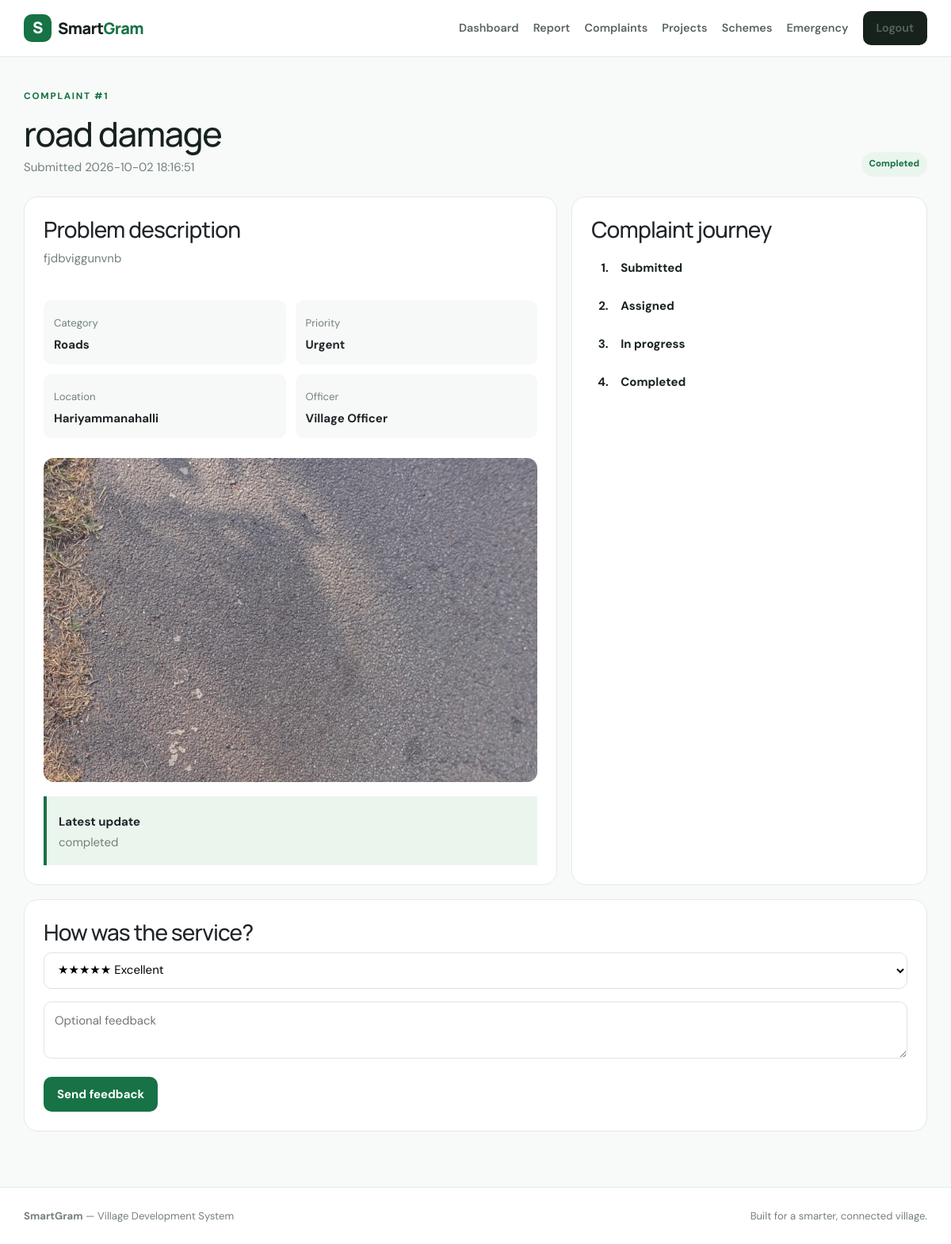
/complaint/1 (signed in), run on the app's committed database.
### tables this page shows
CREATE TABLE complaints(id INTEGER PRIMARY KEY AUTOINCREMENT,user_id INTEGER,title TEXT,description TEXT,category TEXT,priority TEXT,location TEXT,image TEXT,status TEXT DEFAULT 'Pending',assigned_to INTEGER,note TEXT,created_at TEXT DEFAULT CURRENT_TIMESTAMP,updated_at TEXT DEFAULT CURRENT_TIMESTAMP);

CREATE TABLE users(id INTEGER PRIMARY KEY AUTOINCREMENT,name TEXT,email TEXT UNIQUE,phone TEXT,password TEXT,role TEXT DEFAULT 'citizen',village TEXT,department TEXT,created_at TEXT DEFAULT CURRENT_TIMESTAMP);

### app.py (the view)
@app.route('/complaint/<int:i>')
def complaint(i):
    if not session.get('user_id'): return redirect(url_for('login'))
    c=db(); row=c.execute('select c.*,u.name citizen,o.name officer_name from complaints c join users u on u.id=c.user_id left join users o on o.id=c.assigned_to where c.id=?',(i,)).fetchone(); c.close()
    if not row or (citizen() and row['user_id']!=session['user_id']): flash('Access denied.','danger'); return redirect(url_for('citizen_dashboard'))
    return render_template('complaint.html',x=row)

### app.py (called while the page is built)
def db():
    c=sqlite3.connect(DB); c.row_factory=sqlite3.Row; return c

def citizen(): return session.get('role')=='citizen'

@app.context_processor
def common(): return {'logged_in':bool(session.get('user_id')),'current_user':session.get('name'),'role':session.get('role')}

### templates/complaint.html
{% extends 'base.html' %}{% block title %}Complaint #{{x.id}}{% endblock %}{% block content %}<div class="heading"><div><div class="eyebrow">COMPLAINT #{{x.id}}</div><h1>{{x.title}}</h1><p>Submitted {{x.created_at}}</p></div><em>{{x.status}}</em></div><div class="twocolmain"><section class="card"><h3>Problem description</h3><p class="large">{{x.description}}</p><div class="details"><div><small>Category</small><b>{{x.category}}</b></div><div><small>Priority</small><b>{{x.priority}}</b></div><div><small>Location</small><b>{{x.location or 'Not provided'}}</b></div><div><small>Officer</small><b>{{x.officer_name or 'Not assigned yet'}}</b></div></div>{% if x.image %}<img class="photo" src="{{url_for('static',filename='uploads/'+x.image)}}">{% endif %}{% if x.note %}<div class="note"><b>Latest update</b><p>{{x.note}}</p></div>{% endif %}</section><section class="card"><h3>Complaint journey</h3><ol class="timeline"><li class="done">Submitted</li><li class="{% if x.status in ['Assigned','In Progress','Completed'] %}done{% endif %}">Assigned</li><li class="{% if x.status in ['In Progress','Completed'] %}done{% endif %}">In progress</li><li class="{% if x.status=='Completed' %}done{% endif %}">Completed</li></ol></section></div>{% if x.status=='Completed' %}<div class="card feedback"><h3>How was the service?</h3><form method="post" action="{{url_for('feedback',i=x.id)}}"><select class="input" name="rating"><option value="5">★★★★★ Excellent</option><option value="4">★★★★ Very good</option><option value="3">★★★ Good</option><option value="2">★★ Needs improvement</option><option value="1">★ Poor</option></select><textarea class="input" name="comment" placeholder="Optional feedback"></textarea><button class="greenbtn">Send feedback</button></form></div>{% endif %}{% endblock %}

### static/css/style.css (style rules this page uses)
:root { --g:#177245;--gd:#0d4e30;--ink:#17221d;--muted:#748078;--line:#e4ebe6;--bg:#f7faf8 }
* { box-sizing:border-box }
body { margin:0;background:var(--bg);color:var(--ink);font:15px/1.6 "DM Sans",sans-serif }
h1,h2,h3,.brand { font-family:Manrope,sans-serif;letter-spacing:-.03em }
.greenbtn,.outlinebtn,.darkbtn { display:inline-block;border:0;border-radius:10px;padding:10px 17px;font-weight:700;cursor:pointer }
.greenbtn { background:var(--g);color:#fff }
.eyebrow { font-weight:800;letter-spacing:.15em;font-size:.73rem;color:var(--g);margin-bottom:12px }
.features article,.card,.formcard,.project,.emergency,.stats>div { background:#fff;border:1px solid var(--line);border-radius:18px }
.features p,.card p,.project p,.emergency p { color:var(--muted) }
.heading { display:flex;justify-content:space-between;align-items:end;gap:20px;margin:40px 0 25px }
.heading h1 { font-size:2.7rem;margin:0 0 4px }
.heading p { margin:0;color:var(--muted) }
.twocolmain { display:grid;grid-template-columns:1.5fr 1fr;gap:18px }
.card { padding:24px }
.rowlink em,.heading>em,.casehead>em { font-style:normal;background:#eaf5ee;color:var(--g);padding:6px 10px;border-radius:99px;font-size:.72rem;font-weight:800 }
.input { width:100%;padding:11px 13px;border:1px solid #dce5df;border-radius:10px;margin:0 0 16px;background:#fff;outline:none }
.details { display:grid;grid-template-columns:1fr 1fr;gap:12px;margin:25px 0 }
.details div { background:#f6f9f7;padding:13px;border-radius:10px }
.details small,.details b { display:block }
.details small { color:var(--muted) }
.photo { width:100%;max-height:430px;object-fit:cover;border-radius:13px }
.note { margin-top:18px;padding:15px;background:#eaf5ee;border-left:4px solid var(--g) }
.note p { margin:2px 0 }
.timeline { padding-left:25px }
.timeline li { padding:12px;color:#9ba59f }
.timeline li.done { color:var(--ink);font-weight:700 }
.feedback { margin:18px 0 }
.card small,.card b { display:block;margin-top:5px }

### data on the page
complaints: id "1", title "road damage", created_at "2026-10-02 18:16:51", status "Completed", description "fjdbviggunvnb", category "Roads", priority "Urgent", location "Hariyammanahalli", image (picture), note "completed"
users: name "Village Officer"
